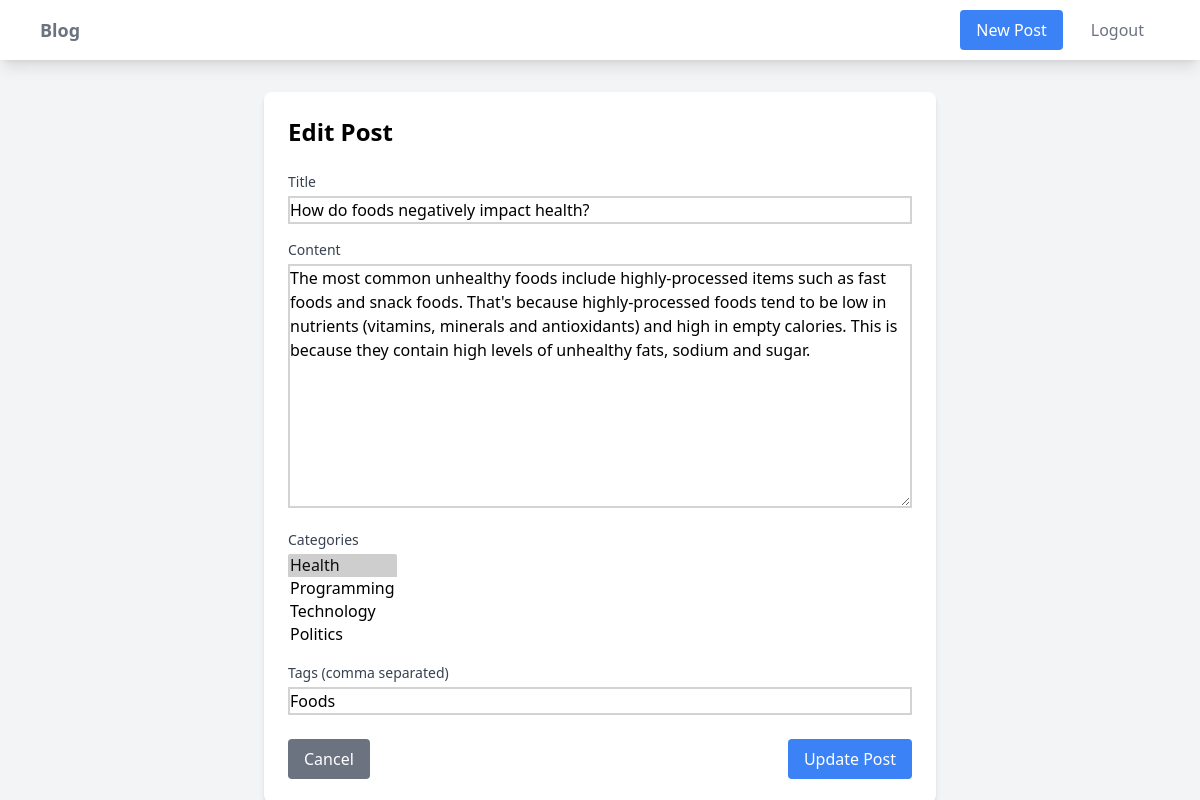
Screenshot of /post/3/update/ (signed in) with the database file from the repository.
### blog/models.py (models this page shows, shortened)
class Post(models.Model):
    title = models.CharField(max_length=200)
    content = models.TextField()
    author = models.ForeignKey(User, on_delete=models.CASCADE)
    created_at = models.DateTimeField(auto_now_add=True)
    updated_at = models.DateTimeField(auto_now=True)
    categories = models.ManyToManyField(Category)
    tags = models.CharField(max_length=200)

### blog/views.py (the view)
# urls.py: path('post/<int:pk>/update/', views.post_update, name='post-update'),
@login_required
def post_update(request, pk):
    post = get_object_or_404(Post, pk=pk)
    if post.author != request.user:
        return redirect('post-detail', pk=pk)
    if request.method == 'POST':
        form = PostForm(request.POST, instance=post)
        if form.is_valid():
            post = form.save()
            return redirect('post-detail', pk=post.pk)
    else:
        form = PostForm(instance=post)
    return render(request, 'blog/post_form.html', {'form': form})

### blog/forms.py
class PostForm(forms.ModelForm):
    class Meta:
        model = Post
        fields = ['title', 'content', 'categories', 'tags']

### blog/models.py (called while the page is built)
    def __str__(self):
        return self.name

### blog/templates/blog/post_form.html (shortened to what this page needs)
{% extends 'blog/base.html' %}
{% block content %}
<div class="max-w-2xl mx-auto mt-8">
    <div class="bg-white shadow-md rounded-lg p-6">
        <h2 class="text-2xl font-bold mb-6">
            {% if form.instance.pk %}
                Edit Post
            {% else %}
                Create New Post
            {% endif %}
        </h2>
        <form method="POST" class="space-y-6">
            <div class="space-y-4">
                <div>
                    <label for="{{ form.title.id_for_label }}" class="block text-sm font-medium text-gray-700">
                        Title
                    </label>
                    <div class="mt-1">
                        {{ form.title }}
                    </div>
                </div>
                <div>
                    <label for="{{ form.content.id_for_label }}" class="block text-sm font-medium text-gray-700">
                        Content
                    </label>
                    <div class="mt-1">
                        {{ form.content }}
                    </div>
                </div>
                <div>
                    <label for="{{ form.categories.id_for_label }}" class="block text-sm font-medium text-gray-700">
                        Categories
                    </label>
                    <div class="mt-1">
                        {{ form.categories }}
                    </div>
                </div>
                <div>
                    <label for="{{ form.tags.id_for_label }}" class="block text-sm font-medium text-gray-700">
                        Tags (comma separated)
                    </label>
                    <div class="mt-1">
                        {{ form.tags }}
                    </div>
                </div>
            </div>
            <div class="flex justify-between mt-6">
                <a href="{% url 'post-list' %}"
                   class="bg-gray-500 text-white px-4 py-2 rounded hover:bg-gray-600 transition">
                    Cancel
                </a>
                <button type="submit"
                        class="bg-blue-500 text-white px-4 py-2 rounded hover:bg-blue-600 transition">
                    {% if form.instance.pk %}
                        Update Post
                    {% else %}
                        Create Post
                    {% endif %}
                </button>
            </div>
        </form>
    </div>
</div>
{% endblock %}

### blog/templates/blog/base.html (style rules this page uses)
input, textarea { border: 2px solid lightgray; width: 100%; }

### rows the page displays
Post: title "How do foods negatively impact health?", content "The most common unhealthy foods include highly-processed items such as fast foods and snack foods. That's because highly-processed foods tend to be low in nutrients (vitamins, minerals and antioxidants) and high in empty calories. This is because they contain high levels of unhealthy fats, sodium and sugar.", tags "Foods"
